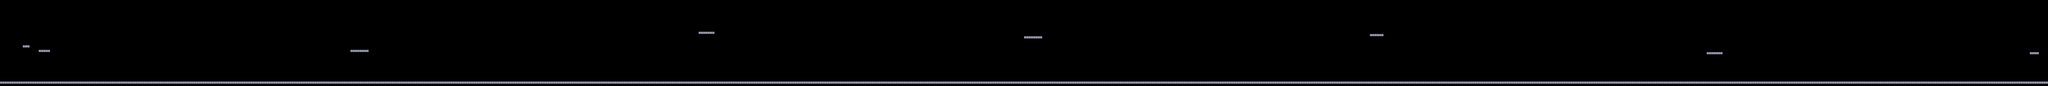

This is a level from a 2D game, rendered from its Tiled map with the project's own tilesets. A one-line summary and the map file follow, with tile-layer data summarised:
An orthogonal 900x38 tile map with 16x16 px tiles, 6 tile layers (BG_Far, BG_Mid, BG_Near, Terrain, ...) and 107 objects (87x RhythmBlock, 11x Solid, 6x Checkpoint, PlayerSpawn, NextTrigger, ...).

<map version="1.10" tiledversion="1.11.0" orientation="orthogonal" renderorder="right-down" width="900" height="38" tilewidth="16" tileheight="16" infinite="0" nextlayerid="9" nextobjectid="900">
 <properties>
  <property name="schema_version" value="1" />
  <property name="stage_id" value="stage4_1c" />
  <property name="stage_name" value="4-1c  LO QUE FLOTA EN LA NIEBLA" />
  <property name="author" value="Equipo docente — Legacy de Infest" />
  <property name="bgm_track" value="bgm_zone1_traverse" />
  <property name="climate" value="clear" />
  <property name="zone" type="int" value="4" />
  <property name="ambient_light" type="float" value="0.55" />
  <property name="day_length" type="float" value="0" />
  <property name="start_hour" type="float" value="5" />
  <property name="bpm" type="float" value="100" />
  <property name="compas" type="int" value="4" />
  <property name="ambient_fx" value="niebla" />
  <property name="ambient_fx_rate" type="float" value="6.0" />
 </properties>
 <tileset firstgid="1" name="tileset_stage4_1c" tilewidth="16" tileheight="16" tilecount="64" columns="8">
  <image source="../../tilesets/tileset_stage4_1c.png" width="128" height="128" />
 </tileset>
 <layer id="1" name="BG_Far" width="900" height="38">
  <data>[34200 cells, 0 non-empty, 0 distinct tile ids]</data>
 </layer>
 <layer id="2" name="BG_Mid" width="900" height="38">
  <data>[34200 cells, 0 non-empty, 0 distinct tile ids]</data>
 </layer>
 <layer id="3" name="BG_Near" width="900" height="38">
  <data>[34200 cells, 0 non-empty, 0 distinct tile ids]</data>
 </layer>
 <layer id="4" name="Terrain" width="900" height="38">
  <data>[34200 cells, 948 non-empty, 1 distinct tile ids]</data>
 </layer>
 <layer id="5" name="Terrain_Detail" width="900" height="38">
  <data>[34200 cells, 0 non-empty, 0 distinct tile ids]</data>
 </layer>
 <objectgroup id="6" name="Objects">
  <object id="101" type="PlayerSpawn" name="PlayerSpawn_101" x="176" y="288" width="16" height="32" />
  <object id="102" type="Checkpoint" name="Checkpoint_102" x="288" y="320" width="16" height="32">
   <properties>
    <property name="checkpoint_id" type="int" value="1" />
   </properties>
  </object>
  <object id="103" type="RhythmBlock" name="RhythmBlock_103" x="368" y="368" width="128" height="16">
   <properties>
    <property name="patron" value="x.x.x.x." />
    <property name="desfase" type="float" value="0.3773749463924485" />
   </properties>
  </object>
  <object id="104" type="RhythmBlock" name="RhythmBlock_104" x="528" y="336" width="128" height="16">
   <properties>
    <property name="patron" value=".xx." />
    <property name="desfase" type="float" value="0.9577070071570406" />
   </properties>
  </object>
  <object id="105" type="RhythmBlock" name="RhythmBlock_105" x="704" y="352" width="112" height="16">
   <properties>
    <property name="patron" value="x.x.x.x." />
    <property name="desfase" type="float" value="0.8162655711439812" />
   </properties>
  </object>
  <object id="106" type="RhythmBlock" name="RhythmBlock_106" x="848" y="336" width="80" height="16">
   <properties>
    <property name="patron" value="x.x." />
    <property name="desfase" type="float" value="0.5460216417710541" />
   </properties>
  </object>
  <object id="107" type="RhythmBlock" name="RhythmBlock_107" x="992" y="368" width="112" height="16">
   <properties>
    <property name="patron" value="xx.." />
    <property name="desfase" type="float" value="0.8407655415397484" />
   </properties>
  </object>
  <object id="108" type="RhythmBlock" name="RhythmBlock_108" x="1136" y="336" width="96" height="16">
   <properties>
    <property name="patron" value="xx.." />
    <property name="desfase" type="float" value="0.7652500403324943" />
   </properties>
  </object>
  <object id="109" type="RhythmBlock" name="RhythmBlock_109" x="1264" y="336" width="112" height="16">
   <properties>
    <property name="patron" value=".xx." />
    <property name="desfase" type="float" value="1.1951398821324593" />
   </properties>
  </object>
  <object id="110" type="RhythmBlock" name="RhythmBlock_110" x="1424" y="368" width="128" height="16">
   <properties>
    <property name="patron" value="x.x.x.x." />
    <property name="desfase" type="float" value="0.542829572941846" />
   </properties>
  </object>
  <object id="111" type="RhythmBlock" name="RhythmBlock_111" x="1600" y="368" width="144" height="16">
   <properties>
    <property name="patron" value=".xx." />
    <property name="desfase" type="float" value="1.07272634735618" />
   </properties>
  </object>
  <object id="112" type="RhythmBlock" name="RhythmBlock_112" x="1776" y="368" width="112" height="16">
   <properties>
    <property name="patron" value=".xx." />
    <property name="desfase" type="float" value="0.7512615939459824" />
   </properties>
  </object>
  <object id="113" type="RhythmBlock" name="RhythmBlock_113" x="1936" y="352" width="144" height="16">
   <properties>
    <property name="patron" value=".xx." />
    <property name="desfase" type="float" value="0.5261622097459256" />
   </properties>
  </object>
  <object id="114" type="RhythmBlock" name="RhythmBlock_114" x="2128" y="352" width="112" height="16">
   <properties>
    <property name="patron" value="xx.." />
    <property name="desfase" type="float" value="1.4108947738036577" />
   </properties>
  </object>
  <object id="115" type="RhythmBlock" name="RhythmBlock_115" x="2288" y="368" width="144" height="16">
   <properties>
    <property name="patron" value="x.x.x.x." />
    <property name="desfase" type="float" value="1.1594760855068769" />
   </properties>
  </object>
  <object id="116" type="Checkpoint" name="Checkpoint_116" x="2480" y="320" width="16" height="32">
   <properties>
    <property name="checkpoint_id" type="int" value="2" />
   </properties>
  </object>
  <object id="117" type="RhythmBlock" name="RhythmBlock_117" x="2640" y="352" width="112" height="16">
   <properties>
    <property name="patron" value=".xx." />
    <property name="desfase" type="float" value="0.4677664868265003" />
   </properties>
  </object>
  <object id="118" type="RhythmBlock" name="RhythmBlock_118" x="2784" y="352" width="144" height="16">
   <properties>
    <property name="patron" value="x.x." />
    <property name="desfase" type="float" value="1.176419777651131" />
   </properties>
  </object>
  <object id="119" type="RhythmBlock" name="RhythmBlock_119" x="2960" y="320" width="144" height="16">
   <properties>
    <property name="patron" value="x.x." />
    <property name="desfase" type="float" value="0.08813834459798359" />
   </properties>
  </object>
  <object id="120" type="RhythmBlock" name="RhythmBlock_120" x="3152" y="304" width="96" height="16">
   <properties>
    <property name="patron" value="x.x." />
    <property name="desfase" type="float" value="1.1315546764697433" />
   </properties>
  </object>
  <object id="121" type="RhythmBlock" name="RhythmBlock_121" x="3264" y="288" width="144" height="16">
   <properties>
    <property name="patron" value="x.x." />
    <property name="desfase" type="float" value="0.634376472584544" />
   </properties>
  </object>
  <object id="122" type="RhythmBlock" name="RhythmBlock_122" x="3456" y="256" width="96" height="16">
   <properties>
    <property name="patron" value="xx.." />
    <property name="desfase" type="float" value="0.37425254292151444" />
   </properties>
  </object>
  <object id="123" type="RhythmBlock" name="RhythmBlock_123" x="3568" y="240" width="80" height="16">
   <properties>
    <property name="patron" value="x.x." />
    <property name="desfase" type="float" value="1.0941352611627062" />
   </properties>
  </object>
  </objectgroup>
 <objectgroup id="7" name="Collision">
  <!-- 11 objects omitted --></objectgroup>
 <layer id="8" name="FG_Overlay" width="900" height="38">
  <data>[34200 cells, 0 non-empty, 0 distinct tile ids]</data>
 </layer>
</map>
<!-- 84 of 107 objects omitted -->
